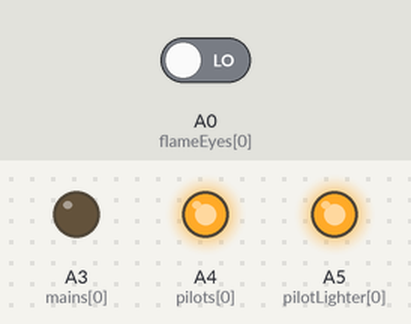
Recording of a sketch running on a simulated Arduino Uno, built with avr-gcc and run on an emulated ATmega328P. Parts: output pins drawn as LEDs (lit = HIGH). Wiring (inferred from the names in the program): IR receiver: data A1. The test bench sets the inputs (shaded band); at power-on: A0 (flameEyes[0]) LOW.

Above: at 1.2 s.
1.3 s: A0 (flameEyes[0]) driven HIGH
At 2.1 s:
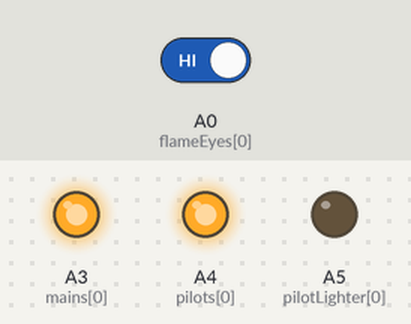
Timing chart, 0 to 4.3 s (numbered marks = the images above; inputs shaded):
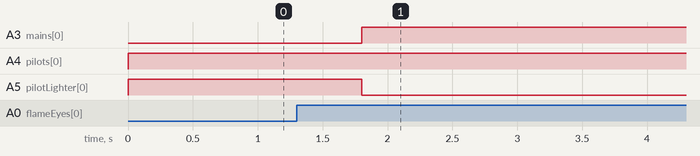

Measured:
- after the input at 1.3 s, A3 (mains[0]): LOW → HIGH after 0.50 s; A4 (pilots[0]): stays HIGH (without the input it goes to LOW after 4.2 s); A5 (pilotLighter[0]): HIGH → LOW after 0.50 s instead of 4.2 s

The sketch:

test1.ino
```cpp
//physical:
//pilot solenoid
//pilot flame eye
//pilot starter
//main solenoid

//logical:
//pilot supposed to be lit - changes with button press
//number of flames - constant
//duration of mains to be on - cnages with button press

const int FLAMENUM = 1;
bool supposedtobelit[FLAMENUM] = {1}; //is the pilot supposed to be on? - changes with button presses

int flameEyes[FLAMENUM] = {A0};
int pilotLighter[FLAMENUM] = {A5};
int pilots[FLAMENUM] = {A4};
int mains[FLAMENUM] = {A3};

int remoteButton = A1; //remote button to activate pilot... TODO: change this when more pins are available

void setup() {
  //set input pins
  for(int i=0;i<FLAMENUM;i++) {
    pinMode(flameEyes[i], INPUT);
  }
  //set output pins
  for(int i=0;i<FLAMENUM;i++) {
    pinMode(pilotLighter[i], OUTPUT);
    pinMode(pilots[i], OUTPUT);
    pinMode(mains[i], OUTPUT);
  }
  Serial.begin(9600);
}


unsigned int pilotLighterStartTime = 0; //time used for keeping pilotLighters active
int pilotLighterTimeout = 5000; //ms to timeout the pilot lighters
unsigned int pilotStartTime = 0; //time used for keeping pilots active
int pilotTimeout = 10000; //ms to time out the pilots

void loop() {
  //if the remote button is pressed
  if(digitalRead(remoteButton)) {
    btnPress(supposedtobelit);
  }

  supposedtobelit[FLAMENUM-1] = !digitalRead(A2);

  //if the timeout occurs, turn off all pilots
  testTimeout();


}

//set which flames are supposedtobelit based on which button is pressed


//function to run if a button is pressed
void btnPress(bool supposedtobelit2[FLAMENUM]) {
  //if flameEyes[i] is 0 & flame [i] is supposed to be lit, ensure that it is, or time out
  //in english: if the flame is out, and it's supposed to be there, and it's within the timeout time, then keep the lighter on until the flame is there or it times out
  //if it times out, send data to the operator
  for(int i=0;i<FLAMENUM;i++) {
    if(!digitalRead(flameEyes[i]) & supposedtobelit2[i]) {
      digitalWrite(pilots[i], 1); //open pilots[i] (pilot solenoid) if supposedtobelit
      digitalWrite(pilotLighter[i], 1); //turn on pilotLighter[i] if supposedtobelit

      pilotLighterStartTime = millis(); //initiate start of time
      while((millis()<=pilotLighterStartTime+pilotLighterTimeout) & !digitalRead(flameEyes[i])) {} //wait while below timeout and flame is not there
      delay(500); //keep on for extra 0.5 seconds, just in case
      digitalWrite(pilotLighter[i], 0); //turn off the pilotLighter

      //if it timed out and the flame is still out, close the solenoid and send a signal to the operator
      if((millis()>(pilotLighterStartTime+pilotLighterTimeout)) & !digitalRead(flameEyes[i])) {
        digitalWrite(pilots[i], 0); //close pilot solenoid
        Serial.println(i); //send data
      }
    }
  }

  //turn on mains if supposed to be lit and the pilotLight is active
  for(int i=0;i<FLAMENUM;i++) {
    if(digitalRead(flameEyes[i]) & supposedtobelit2[i]) {
      digitalWrite(mains[i], 1);
    }
  }
  //while the remote button is pressed
  while(digitalRead(remoteButton)) {}
  //turn off all mains
  for(int i=0;i<FLAMENUM;i++) {
    digitalWrite(mains[i], 0);
  }
  pilotStartTime = millis(); //re-start timeout timer
}


//if the timeout occurs, turn off all pilots
void testTimeout() {
  if(millis()>(pilotStartTime+pilotTimeout)) {
    for(int i=0;i<FLAMENUM;i++) {
      digitalWrite(pilots[i], 0);
    }
  }
}
```
